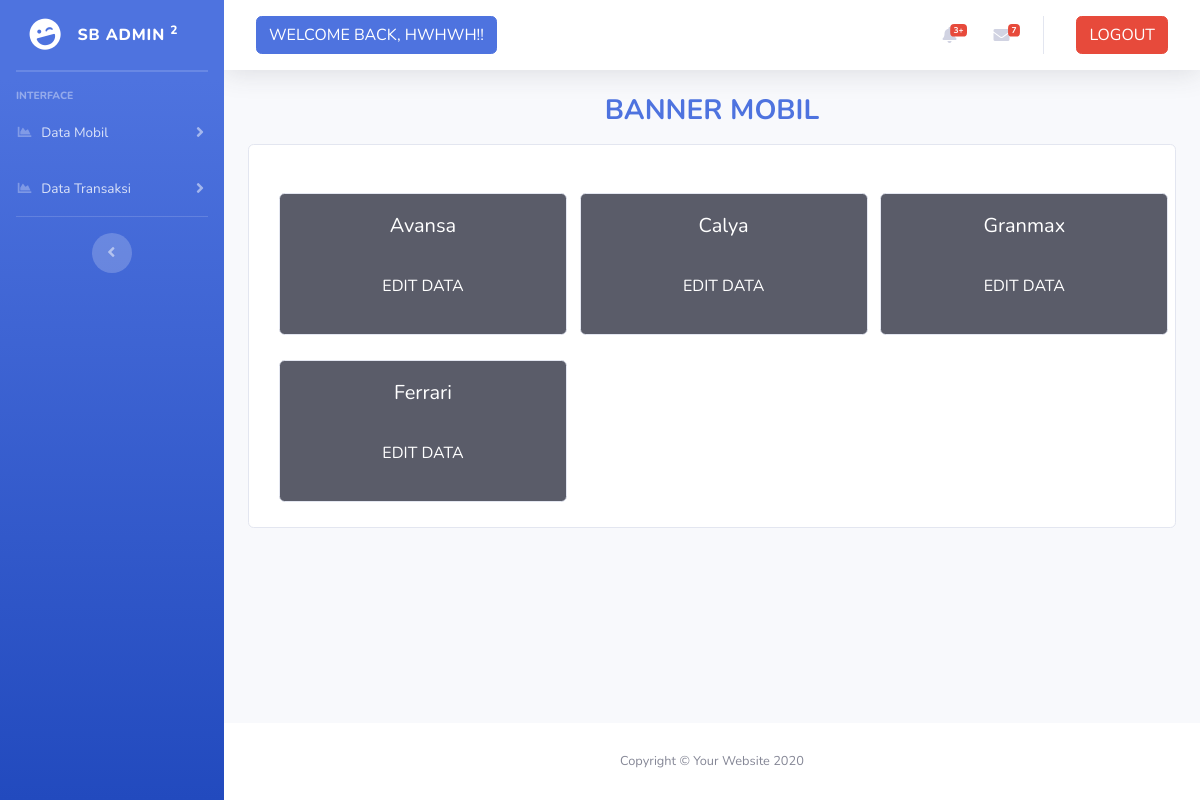
Screenshot of /admin/banner_mobil.php (signed in) with the database file from the repository.
### tables this page shows
CREATE TABLE `mobil_data` (
  `id_mobil` int(11) NOT NULL,
  `car_name` text NOT NULL,
  `license_number` text NOT NULL,
  `rental_price` int(11) NOT NULL,
  `type_car` text NOT NULL,
  `status` text NOT NULL,
  `description` text DEFAULT NULL,
  `car_img` text DEFAULT NULL
);

### admin/auth.php (called while the page is built, shortened)
<?php
$connect = new mysqli('localhost', 'root', '', 'car_rent');
function query($query)
{
  global $connect;
  $result   = mysqli_query($connect, $query);
  $rows     = [];
  while ($row = mysqli_fetch_assoc($result)) {
    $rows[] = $row;
  }
  return $rows;
}

### admin/banner_mobil.php (the view, shortened to what this page needs)
<?php
  $sql = query('SELECT `id_mobil`, `car_name`, `description`, `car_img` FROM `mobil_data`');
?>
<?php include 'template/header.php'; ?>
<body id="page-top">
  <div id="wrapper">
    <?php include 'template/sidebar.php'; ?>
    <div id="content-wrapper" class="d-flex flex-column">
      <div id="content">
        <?php include 'template/navbar.php'; ?>
        <div class="container">
          <div class="text-center">
            <h3 class="text-primary"><b>BANNER MOBIL</b></h3>
          </div>
        </div>
        <div class="container mt-3">
          <div class="card">
            <div class="card-body">
              <div class="row p-1">
                <?php
                  foreach ($sql as $data) {
                    $debug = implode(",", $data);
                  ?>
                    <div class="col-md-4">
                      <button style="background:transparent; border:none; color:transparent;" name="editBanner" id="editBanner" class="text-center openEditDialog pt-4" data-toggle="modal" data-target="#modal1" data-id="<?php echo $debug ?>">
                        <div class="card bg-dark text-white" style="width: 18rem;">
                          <div class="card-body">
                            <h5 class="card-title text-center"><?php echo $data['car_name']; ?></h5>
                            <p class="pt-4 text-center">EDIT DATA</p>
                          </div>
                        </div>
                      </button>
                    </div>
                  <?php
                  }
                ?>
              </div>
            </div>
          </div>
        </div>
      </div>
      <?php include 'template/footer.php'; ?>
</body>

### rows the page displays
mobil_data: car_name "Avansa"
mobil_data: car_name "Calya"
mobil_data: car_name "Granmax"
mobil_data: car_name "Ferrari"
